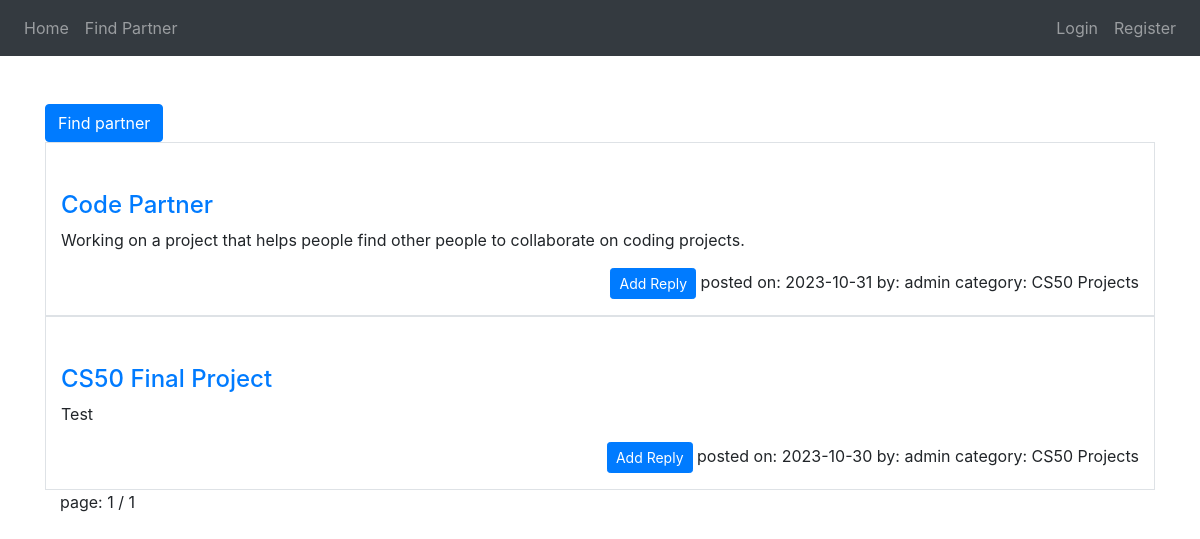
/partner, run on an earlier commit of the app's database.
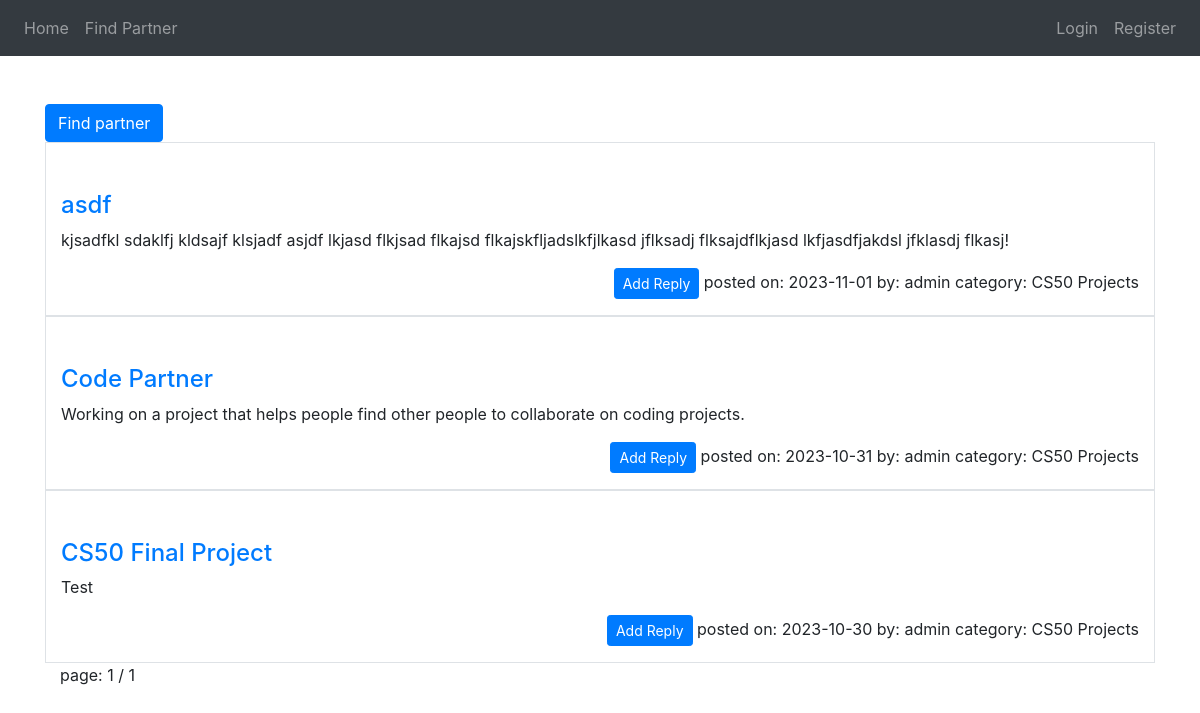
And on a later commit of the database.
### tables this page shows
CREATE TABLE posts(
    id INTEGER PRIMARY KEY AUTOINCREMENT NOT NULL,
    title TEXT NOT NULL,
    content TEXT NOT NULL,
    user_id INTEGER NOT NULL,
    category_id INTEGER NOT NULL,
    creation_date DATE NOT NULL,
    last_modified DATE NOT NULL,
    FOREIGN KEY (user_id) REFERENCES users(id),
    FOREIGN KEY (category_id) REFERENCES categories(id)
);

CREATE TABLE users(
    id INTEGER PRIMARY KEY AUTOINCREMENT NOT NULL,
    email TEXT UNIQUE NOT NULL,
    username TEXT UNIQUE NOT NULL,
    password_hash TEXT NOT NULL,
    first_name TEXT,
    last_name TEXT,
    birth_date DATE,
    registration_date DATETIME NOT NULL
);

CREATE TABLE categories(
    id INTEGER PRIMARY KEY AUTOINCREMENT NOT NULL,
    category_name TEXT NOT NULL,
    description TEXT NOT NULL,
    parent_cat_id INTEGER
);

### app.py (the view)
@app.route("/partner")
def partner():
    page = request.args.get('page', 1, type=int)
    offset = (page - 1) * 10
    cursor.execute("""SELECT posts.id, posts.title, posts.content, posts.creation_date, users.username, categories.category_name
                   FROM posts
                   JOIN users ON users.id = posts.user_id
                   JOIN categories ON categories.id = posts.category_id
                   ORDER BY posts.last_modified DESC
                   LIMIT ? OFFSET ?;""", (10, offset))
    posts = cursor.fetchall()
    cursor.execute("SELECT COUNT(*) FROM posts;")
    total_posts = cursor.fetchall()[0][0]
    total_pages = (total_posts + 10 - 1) // 10
    return render_template("partner.html", posts = posts , total_pages = total_pages, page = page)

### templates/partner.html
{% extends "layout.html" %}
{% block main %}
<button type="button" class="btn btn-primary"><a class="white-link" href="/create_post">Find partner</a></button>
    <div class="container">
        {% for post in posts %}
        <div class="row pt-5 align-items-start border">
            <div class="col-12">
                <h4><a href="{{ url_for('post', id=post[0])}}"> {{post[1]}}</a></h4>
            </div>
            <div class="col text-left">
                <p>{{post[2]}}</p>
            </div>
            <div class="col-12 text-right">
                <p>
                    <button type="button" class="btn btn-primary btn-sm"><a class="white-link" href="{{ url_for('post', id=post[0])}}">Add Reply</a></button>
                    posted on: {{post[3]}} by: {{post[4]}} category: {{post[5]}}
                </p>
            </div>
        </div>
        {% endfor %}
        page: {{page}} / {{total_pages}}
    </div>
{% endblock %}

### templates/layout.html (shortened to what this page needs)
<html>
    <head>
        <link rel="stylesheet" href="https://cdn.jsdelivr.net/npm/bootstrap@4.1.3/dist/css/bootstrap.min.css">
        <link rel="stylesheet" href="static/styles.css">
    </head>
    <body>
        <nav class="navbar navbar-expand-lg navbar-dark bg-dark">
            <div class="collapse navbar-collapse" id="navbarSupportedContent">
                <ul class="navbar-nav mr-auto">
                    <li class="nav-item">
                        <a class="nav-link" href="/">Home</a>
                    </li>
                    <li class="nav-item">
                        <a class="nav-link" href="/partner">Find Partner</a>
                    </li>
                </ul>
                {% if session["user_id"] %}
                    <ul class="navbar-nav ms-auto">
                        <li class="nav-item">
                            <a class="nav-link" href="/profile">Profile</a>
                        </li>
                        <li class="nav-item">
                            <a class="nav-link" href="/logout">Logout</a>
                        </li>
                    </ul>
                {% else %}
                    <ul class="navbar-nav ms-auto">
                        <li class="nav-item">
                            <a class="nav-link" href="/login">Login</a>
                        </li>
                        <li class="nav-item">
                            <a class="nav-link" href="/register">Register</a>
                        </li>
                    </ul>
                {% endif %}
            </div>
        </nav>
        <main class="container py-5">
            {% block main %}{% endblock %}
        </main>
    </body>
</html>

### static/styles.css (style rules this page uses)
.white-link { color: white; }

What changed in the data, as far as the page shows it:
added posts: title "asdf", content "kjsadfkl sdaklfj kldsajf klsjadf asjdf lkjasd flkjsad flkajsd flkajskfljadslkfjlkasd jflksadj flksajdflkjasd lkfjasdfjakdsl jfklasdj flkasj!", creation_date "2023-11-01", username "admin", category_name "CS50 Projects"
